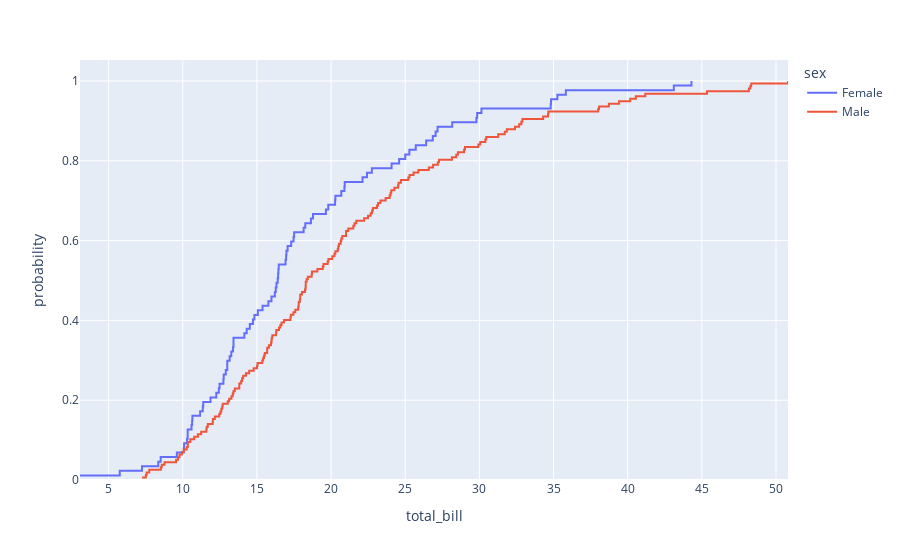

Notebook source saved alongside this figure:
### Code cell
import plotly.express as px
df = px.data.tips()
fig = px.ecdf(df, x="total_bill", color="sex")
fig.show()

### Figure 1 — Plotly figure (JSON) as saved in the notebook; plotly's stock layout.template omitted (floating-point values rounded to 4 significant figures; data arrays with more than 128 entries replaced by an {"elided": "..."} marker saying what was removed)
{"data": [{"hovertemplate": "sex=Female<br>total_bill=%{x}<br>probability=%{y}<extra></extra>", "legendgroup": "Female", "line": {"dash": "solid", "shape": "hv"}, "marker": {"color": "#636efa", "symbol": "circle"}, "mode": "lines", "name": "Female", "orientation": "v", "showlegend": true, "type": "scatter", "x": [3.07, 5.75, 7.25, 8.35, 8.51, 9.6, 10.07, 10.09, 10.29, 10.33, 10.33, 10.59, 10.63, 10.65, 11.17, 11.35, 11.38, 11.87, 12.26, 12.43, 12.48, 12.74, 12.76, 12.9, 13, 13, 13.16, 13.27, 13.39, 13.42, 13.42, 14.15, 14.31, 14.52, 14.73, 14.83, 15.06, 15.38, 15.77, 15.98, 16.21, 16.27, 16.32, 16.4, 16.43, 16.45, 16.47, 16.93, 16.97, 16.99, 17.07, 17.31, 17.47, 17.51, 18.15, 18.26, 18.64, 18.78, 19.65, 19.81, 20.27, 20.29, 20.69, 20.9, 20.92, 22.12, 22.42, 22.75, 24.08, 24.59, 25, 25.28, 25.71, 26.41, 26.86, 27.05, 27.18, 28.17, 29.8, 29.85, 30.14, 34.81, 34.83, 35.26, 35.83, 43.11, 44.3], "xaxis": "x", "y": [0.01149, 0.02299, 0.03448, 0.04598, 0.05747, 0.06897, 0.08046, 0.09195, 0.1034, 0.1149, 0.1264, 0.1379, 0.1494, 0.1609, 0.1724, 0.1839, 0.1954, 0.2069, 0.2184, 0.2299, 0.2414, 0.2529, 0.2644, 0.2759, 0.2874, 0.2989, 0.3103, 0.3218, 0.3333, 0.3448, 0.3563, 0.3678, 0.3793, 0.3908, 0.4023, 0.4138, 0.4253, 0.4368, 0.4483, 0.4598, 0.4713, 0.4828, 0.4943, 0.5057, 0.5172, 0.5287, 0.5402, 0.5517, 0.5632, 0.5747, 0.5862, 0.5977, 0.6092, 0.6207, 0.6322, 0.6437, 0.6552, 0.6667, 0.6782, 0.6897, 0.7011, 0.7126, 0.7241, 0.7356, 0.7471, 0.7586, 0.7701, 0.7816, 0.7931, 0.8046, 0.8161, 0.8276, 0.8391, 0.8506, 0.8621, 0.8736, 0.8851, 0.8966, 0.908, 0.9195, 0.931, 0.9425, 0.954, 0.9655, 0.977, 0.9885, 1], "yaxis": "y"}, {"hovertemplate": "sex=Male<br>total_bill=%{x}<br>probability=%{y}<extra></extra>", "legendgroup": "Male", "line": {"dash": "solid", "shape": "hv"}, "marker": {"color": "#EF553B", "symbol": "circle"}, "mode": "lines", "name": "Male", "orientation": "v", "showlegend": true, "type": "scatter", "x": {"elided": "157 float values"}, "xaxis": "x", "y": {"elided": "157 float values"}, "yaxis": "y"}], "layout": {"legend": {"title": {"text": "sex"}, "tracegroupgap": 0}, "margin": {"t": 60}, "xaxis": {"anchor": "y", "domain": [0, 1], "title": {"text": "total_bill"}}, "yaxis": {"anchor": "x", "domain": [0, 1], "rangemode": "tozero", "title": {"text": "probability"}}}}
